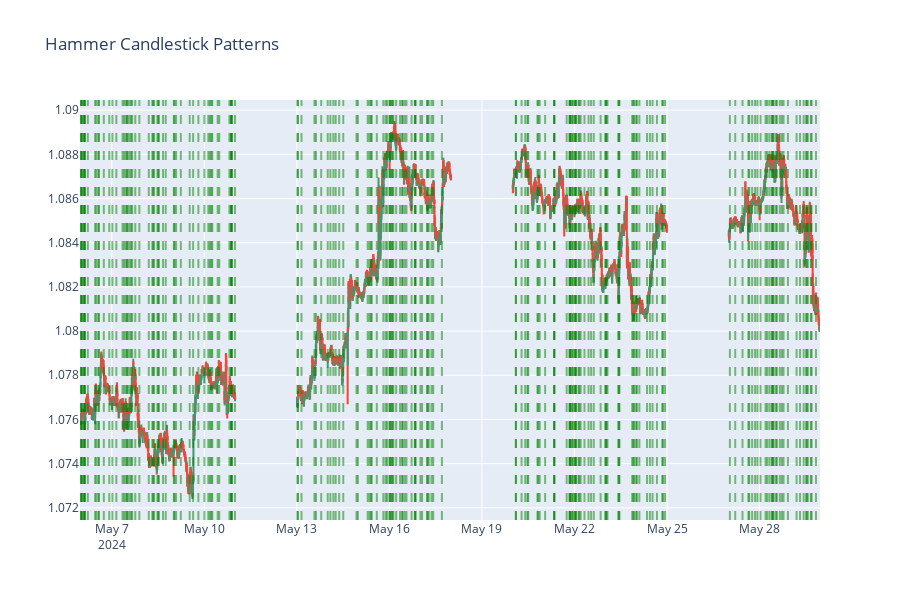

Here is the notebook cell this chart was saved with:
### Code cell
# visualizing hammers
hammers = ohlc_df[ohlc_df['hammer_pattern'] == True]

fig_hammer = go.Figure(fig)
fig_hammer.update_layout(title='Hammer Candlestick Patterns')

for i, x in hammers.iterrows():
    fig_hammer.add_vline(x=x['time'], line_width=2, line_dash="dash", opacity=0.5, line_color="green")
    
fig_hammer
